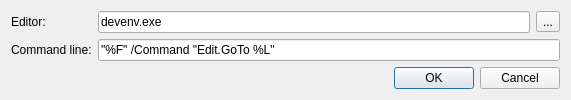
<?xml version="1.0" encoding="UTF-8"?>
<ui version="4.0">
 <class>ExternalEditor</class>
 <widget class="QDialog" name="ExternalEditor">
  <property name="geometry">
   <rect>
    <x>0</x>
    <y>0</y>
    <width>571</width>
    <height>138</height>
   </rect>
  </property>
  <property name="windowTitle">
   <string>Setup external editor</string>
  </property>
  <property name="windowIcon">
   <iconset resource="MTuner.qrc">
    <normaloff>:/MTuner/resources/images/Editor64.png</normaloff>:/MTuner/resources/images/Editor64.png</iconset>
  </property>
  <layout class="QHBoxLayout" name="horizontalLayout_3">
   <property name="sizeConstraint">
    <enum>QLayout::SetMinAndMaxSize</enum>
   </property>
   <item>
    <layout class="QGridLayout" name="gridLayout">
     <item row="0" column="0">
      <layout class="QHBoxLayout" name="horizontalLayout_2">
       <item>
        <layout class="QVBoxLayout" name="verticalLayout_2">
         <item>
          <widget class="QLabel" name="labelEditor">
           <property name="text">
            <string>Editor:</string>
           </property>
          </widget>
         </item>
         <item>
          <widget class="QLabel" name="label_2">
           <property name="text">
            <string>Command line:</string>
           </property>
          </widget>
         </item>
        </layout>
       </item>
       <item>
        <layout class="QVBoxLayout" name="verticalLayout">
         <item>
          <layout class="QHBoxLayout" name="horizontalLayout">
           <item>
            <widget class="QLineEdit" name="lineEditEditor">
             <property name="text">
              <string notr="true">devenv.exe</string>
             </property>
            </widget>
           </item>
           <item>
            <widget class="QToolButton" name="toolButtonBrowseEditor">
             <property name="text">
              <string>...</string>
             </property>
            </widget>
           </item>
          </layout>
         </item>
         <item>
          <widget class="QLineEdit" name="lineEditCmdLine">
           <property name="text">
            <string notr="true">&quot;%F&quot; /Command &quot;Edit.GoTo %L&quot;</string>
           </property>
          </widget>
         </item>
        </layout>
       </item>
      </layout>
     </item>
     <item row="1" column="0">
      <widget class="QDialogButtonBox" name="buttonBox">
       <property name="orientation">
        <enum>Qt::Horizontal</enum>
       </property>
       <property name="standardButtons">
        <set>QDialogButtonBox::Cancel|QDialogButtonBox::Ok</set>
       </property>
      </widget>
     </item>
    </layout>
   </item>
  </layout>
 </widget>
 <resources>
  <include location="MTuner.qrc"/>
 </resources>
 <connections>
  <connection>
   <sender>buttonBox</sender>
   <signal>accepted()</signal>
   <receiver>ExternalEditor</receiver>
   <slot>accept()</slot>
   <hints>
    <hint type="sourcelabel">
     <x>227</x>
     <y>87</y>
    </hint>
    <hint type="destinationlabel">
     <x>157</x>
     <y>104</y>
    </hint>
   </hints>
  </connection>
  <connection>
   <sender>buttonBox</sender>
   <signal>rejected()</signal>
   <receiver>ExternalEditor</receiver>
   <slot>reject()</slot>
   <hints>
    <hint type="sourcelabel">
     <x>295</x>
     <y>93</y>
    </hint>
    <hint type="destinationlabel">
     <x>286</x>
     <y>104</y>
    </hint>
   </hints>
  </connection>
  <connection>
   <sender>toolButtonBrowseEditor</sender>
   <signal>clicked()</signal>
   <receiver>ExternalEditor</receiver>
   <slot>browseForEditor()</slot>
   <hints>
    <hint type="sourcelabel">
     <x>380</x>
     <y>17</y>
    </hint>
    <hint type="destinationlabel">
     <x>395</x>
     <y>19</y>
    </hint>
   </hints>
  </connection>
 </connections>
 <slots>
  <slot>browseForEditor()</slot>
 </slots>
</ui>
